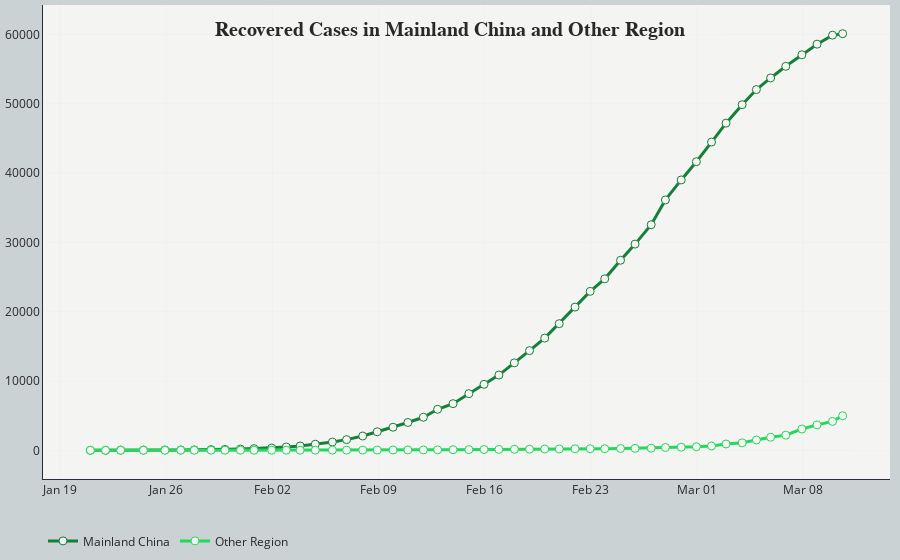

Here is the notebook cell this chart was saved with:
### Code cell
# Line plot for recovered cases
# Set up tick scale based on confirmed case number
tickList = list(np.arange(0, df_recovered['Mainland China'].max()+10000, 10000))

# Create empty figure canvas
fig_recovered = go.Figure()
# Add trace to the figure
fig_recovered.add_trace(go.Scatter(x=df_recovered['Date'], y=df_recovered['Mainland China'],
                                   mode='lines+markers',
                                   name='Mainland China',
                                   line=dict(color='#168038', width=3),
                                   marker=dict(size=8, color='#f4f4f2',
                                               line=dict(width=1,color='#168038')),
                                   text=[datetime.strftime(d, '%b %d %Y AEDT') for d in df_recovered['Date']],
                                   hovertext=['Mainland China recovered<br>{:,d} cases<br>'.format(i) for i in df_recovered['Mainland China']],
                                   hovertemplate='<b>%{text}</b><br></br>'+
                                                 '%{hovertext}'+
                                                 '<extra></extra>'))
fig_recovered.add_trace(go.Scatter(x=df_recovered['Date'], y=df_recovered['Other locations'],
                                   mode='lines+markers',
                                   name='Other Region',
                                   line=dict(color='#25d75d', width=3),
                                   marker=dict(size=8, color='#f4f4f2',
                                               line=dict(width=1,color='#25d75d')),
                                   text=[datetime.strftime(d, '%b %d %Y AEDT') for d in df_recovered['Date']],
                                   hovertext=['Other locations recovered<br>{:,d} cases<br>'.format(i) for i in df_recovered['Other locations']],
                                   hovertemplate='<b>%{text}</b><br></br>'+
                                                 '%{hovertext}'+
                                                 '<extra></extra>'))
# Customise layout
fig_recovered.update_layout(
    title=dict(
       text="<b>Recovered Cases in Mainland China and Other Region<b>",
       y=0.96, x=0.5, xanchor='center', yanchor='top',
       font=dict(size=20, color="#292929", family="Playfair Display")
    ),
    margin=go.layout.Margin(
        l=10,
        r=10,
        b=10,
        t=5,
        pad=0
    ),
    yaxis=dict(
        showline=True, linecolor='#272e3e',
        zeroline=False,
        gridcolor='#cbd2d3',
        gridwidth = .1,
        tickmode='array',
        # Set tick range based on the maximum number
        tickvals=tickList,
        # Set tick label accordingly
        ticktext=['{:.0f}'.format(i) for i in tickList]
    ),
#    yaxis_title="Total Recovered Case Number",
    xaxis=dict(
        showline=True, linecolor='#272e3e',
        gridcolor='#cbd2d3',
        gridwidth = .1,
        zeroline=False
    ),
    xaxis_tickformat='%b %d',
    hovermode = 'x',
    legend_orientation="h",
#    legend=dict(x=.35, y=-.05),
    plot_bgcolor='#f4f4f2',
    paper_bgcolor='#cbd2d3',
    font=dict(color='#292929')
)

fig_recovered.show()
pyo.plot(fig_recovered, filename='outputs/recovered_cases.html')

### Figure 1 — Plotly figure (JSON) as saved in the notebook; plotly's stock layout.template omitted (floating-point values rounded to 4 significant figures)
{"data": [{"hovertemplate": "<b>%{text}</b><br></br>%{hovertext}<extra></extra>", "hovertext": ["Mainland China recovered<br>60,096 cases<br>", "Mainland China recovered<br>59,884 cases<br>", "Mainland China recovered<br>58,587 cases<br>", "Mainland China recovered<br>57,053 cases<br>", "Mainland China recovered<br>55,392 cases<br>", "Mainland China recovered<br>53,714 cases<br>", "Mainland China recovered<br>52,034 cases<br>", "Mainland China recovered<br>49,853 cases<br>", "Mainland China recovered<br>47,192 cases<br>", "Mainland China recovered<br>44,463 cases<br>", "Mainland China recovered<br>41,633 cases<br>", "Mainland China recovered<br>39,000 cases<br>", "Mainland China recovered<br>36,116 cases<br>", "Mainland China recovered<br>32,537 cases<br>", "Mainland China recovered<br>29,746 cases<br>", "Mainland China recovered<br>27,417 cases<br>", "Mainland China recovered<br>24,735 cases<br>", "Mainland China recovered<br>22,929 cases<br>", "Mainland China recovered<br>20,660 cases<br>", "Mainland China recovered<br>18,265 cases<br>", "Mainland China recovered<br>16,178 cases<br>", "Mainland China recovered<br>14,377 cases<br>", "Mainland China recovered<br>12,615 cases<br>", "Mainland China recovered<br>10,854 cases<br>", "Mainland China recovered<br>9,516 cases<br>", "Mainland China recovered<br>8,168 cases<br>", "Mainland China recovered<br>6,728 cases<br>", "Mainland China recovered<br>5,918 cases<br>", "Mainland China recovered<br>4,768 cases<br>", "Mainland China recovered<br>4,014 cases<br>", "Mainland China recovered<br>3,328 cases<br>", "Mainland China recovered<br>2,673 cases<br>", "Mainland China recovered<br>2,062 cases<br>", "Mainland China recovered<br>1,537 cases<br>", "Mainland China recovered<br>1,189 cases<br>", "Mainland China recovered<br>882 cases<br>", "Mainland China recovered<br>624 cases<br>", "Mainland China recovered<br>477 cases<br>", "Mainland China recovered<br>331 cases<br>", "Mainland China recovered<br>242 cases<br>", "Mainland China recovered<br>179 cases<br>", "Mainland China recovered<br>127 cases<br>", "Mainland China recovered<br>104 cases<br>", "Mainland China recovered<br>60 cases<br>", "Mainland China recovered<br>51 cases<br>", "Mainland China recovered<br>49 cases<br>", "Mainland China recovered<br>36 cases<br>", "Mainland China recovered<br>30 cases<br>", "Mainland China recovered<br>0 cases<br>", "Mainland China recovered<br>0 cases<br>"], "line": {"color": "#168038", "width": 3}, "marker": {"color": "#f4f4f2", "line": {"color": "#168038", "width": 1}, "size": 8}, "mode": "lines+markers", "name": "Mainland China", "text": ["Mar 10 2020 AEDT", "Mar 09 2020 AEDT", "Mar 08 2020 AEDT", "Mar 07 2020 AEDT", "Mar 06 2020 AEDT", "Mar 05 2020 AEDT", "Mar 04 2020 AEDT", "Mar 03 2020 AEDT", "Mar 02 2020 AEDT", "Mar 01 2020 AEDT", "Feb 29 2020 AEDT", "Feb 28 2020 AEDT", "Feb 27 2020 AEDT", "Feb 26 2020 AEDT", "Feb 25 2020 AEDT", "Feb 24 2020 AEDT", "Feb 23 2020 AEDT", "Feb 22 2020 AEDT", "Feb 21 2020 AEDT", "Feb 20 2020 AEDT", "Feb 19 2020 AEDT", "Feb 18 2020 AEDT", "Feb 17 2020 AEDT", "Feb 16 2020 AEDT", "Feb 15 2020 AEDT", "Feb 14 2020 AEDT", "Feb 13 2020 AEDT", "Feb 12 2020 AEDT", "Feb 11 2020 AEDT", "Feb 10 2020 AEDT", "Feb 09 2020 AEDT", "Feb 08 2020 AEDT", "Feb 07 2020 AEDT", "Feb 06 2020 AEDT", "Feb 05 2020 AEDT", "Feb 04 2020 AEDT", "Feb 03 2020 AEDT", "Feb 02 2020 AEDT", "Feb 01 2020 AEDT", "Jan 31 2020 AEDT", "Jan 30 2020 AEDT", "Jan 29 2020 AEDT", "Jan 28 2020 AEDT", "Jan 27 2020 AEDT", "Jan 26 2020 AEDT", "Jan 25 2020 AEDT", "Jan 24 2020 AEDT", "Jan 23 2020 AEDT", "Jan 22 2020 AEDT", "Jan 21 2020 AEDT"], "type": "scatter", "x": ["2020-03-10T14:30:00", "2020-03-09T22:30:00", "2020-03-08T22:00:00", "2020-03-07T22:00:00", "2020-03-06T20:30:00", "2020-03-05T20:30:00", "2020-03-04T22:00:00", "2020-03-03T23:30:00", "2020-03-02T22:00:00", "2020-03-01T23:00:00", "2020-02-29T23:00:00", "2020-02-28T23:00:00", "2020-02-27T22:00:00", "2020-02-26T23:30:00", "2020-02-25T22:00:00", "2020-02-24T23:00:00", "2020-02-23T22:00:00", "2020-02-22T23:00:00", "2020-02-21T23:00:00", "2020-02-20T22:00:00", "2020-02-19T23:00:00", "2020-02-18T23:00:00", "2020-02-17T23:00:00", "2020-02-16T22:30:00", "2020-02-15T23:00:00", "2020-02-14T23:00:00", "2020-02-13T22:00:00", "2020-02-12T21:30:00", "2020-02-11T23:00:00", "2020-02-10T22:30:00", "2020-02-09T23:00:00", "2020-02-08T22:00:00", "2020-02-07T23:00:00", "2020-02-06T21:30:00", "2020-02-05T23:00:00", "2020-02-04T20:00:00", "2020-02-03T20:00:00", "2020-02-02T22:00:00", "2020-02-01T23:00:00", "2020-01-31T19:00:00", "2020-01-30T21:30:00", "2020-01-29T21:00:00", "2020-01-28T23:00:00", "2020-01-27T20:30:00", "2020-01-26T23:00:00", "2020-01-25T22:00:00", "2020-01-24T12:00:00", "2020-01-23T00:00:00", "2020-01-22T00:00:00", "2020-01-21T00:00:00"], "y": [60096, 59884, 58587, 57053, 55392, 53714, 52034, 49853, 47192, 44463, 41633, 39000, 36116, 32537, 29746, 27417, 24735, 22929, 20660, 18265, 16178, 14377, 12615, 10854, 9516, 8168, 6728, 5918, 4768, 4014, 3328, 2673, 2062, 1537, 1189, 882, 624, 477, 331, 242, 179, 127, 104, 60, 51, 49, 36, 30, 0, 0]}, {"hovertemplate": "<b>%{text}</b><br></br>%{hovertext}<extra></extra>", "hovertext": ["Other locations recovered<br>4,982 cases<br>", "Other locations recovered<br>4,168 cases<br>", "Other locations recovered<br>3,669 cases<br>", "Other locations recovered<br>3,068 cases<br>", "Other locations recovered<br>2,184 cases<br>", "Other locations recovered<br>1,880 cases<br>", "Other locations recovered<br>1,483 cases<br>", "Other locations recovered<br>1,079 cases<br>", "Other locations recovered<br>913 cases<br>", "Other locations recovered<br>626 cases<br>", "Other locations recovered<br>517 cases<br>", "Other locations recovered<br>449 cases<br>", "Other locations recovered<br>408 cases<br>", "Other locations recovered<br>303 cases<br>", "Other locations recovered<br>281 cases<br>", "Other locations recovered<br>264 cases<br>", "Other locations recovered<br>230 cases<br>", "Other locations recovered<br>225 cases<br>", "Other locations recovered<br>214 cases<br>", "Other locations recovered<br>196 cases<br>", "Other locations recovered<br>183 cases<br>", "Other locations recovered<br>165 cases<br>", "Other locations recovered<br>145 cases<br>", "Other locations recovered<br>126 cases<br>", "Other locations recovered<br>116 cases<br>", "Other locations recovered<br>98 cases<br>", "Other locations recovered<br>86 cases<br>", "Other locations recovered<br>68 cases<br>", "Other locations recovered<br>57 cases<br>", "Other locations recovered<br>49 cases<br>", "Other locations recovered<br>43 cases<br>", "Other locations recovered<br>34 cases<br>", "Other locations recovered<br>31 cases<br>", "Other locations recovered<br>22 cases<br>", "Other locations recovered<br>20 cases<br>", "Other locations recovered<br>17 cases<br>", "Other locations recovered<br>13 cases<br>", "Other locations recovered<br>11 cases<br>", "Other locations recovered<br>10 cases<br>", "Other locations recovered<br>10 cases<br>", "Other locations recovered<br>8 cases<br>", "Other locations recovered<br>6 cases<br>", "Other locations recovered<br>6 cases<br>", "Other locations recovered<br>3 cases<br>", "Other locations recovered<br>3 cases<br>", "Other locations recovered<br>0 cases<br>", "Other locations recovered<br>0 cases<br>", "Other locations recovered<br>0 cases<br>", "Other locations recovered<br>0 cases<br>", "Other locations recovered<br>0 cases<br>"], "line": {"color": "#25d75d", "width": 3}, "marker": {"color": "#f4f4f2", "line": {"color": "#25d75d", "width": 1}, "size": 8}, "mode": "lines+markers", "name": "Other Region", "text": ["Mar 10 2020 AEDT", "Mar 09 2020 AEDT", "Mar 08 2020 AEDT", "Mar 07 2020 AEDT", "Mar 06 2020 AEDT", "Mar 05 2020 AEDT", "Mar 04 2020 AEDT", "Mar 03 2020 AEDT", "Mar 02 2020 AEDT", "Mar 01 2020 AEDT", "Feb 29 2020 AEDT", "Feb 28 2020 AEDT", "Feb 27 2020 AEDT", "Feb 26 2020 AEDT", "Feb 25 2020 AEDT", "Feb 24 2020 AEDT", "Feb 23 2020 AEDT", "Feb 22 2020 AEDT", "Feb 21 2020 AEDT", "Feb 20 2020 AEDT", "Feb 19 2020 AEDT", "Feb 18 2020 AEDT", "Feb 17 2020 AEDT", "Feb 16 2020 AEDT", "Feb 15 2020 AEDT", "Feb 14 2020 AEDT", "Feb 13 2020 AEDT", "Feb 12 2020 AEDT", "Feb 11 2020 AEDT", "Feb 10 2020 AEDT", "Feb 09 2020 AEDT", "Feb 08 2020 AEDT", "Feb 07 2020 AEDT", "Feb 06 2020 AEDT", "Feb 05 2020 AEDT", "Feb 04 2020 AEDT", "Feb 03 2020 AEDT", "Feb 02 2020 AEDT", "Feb 01 2020 AEDT", "Jan 31 2020 AEDT", "Jan 30 2020 AEDT", "Jan 29 2020 AEDT", "Jan 28 2020 AEDT", "Jan 27 2020 AEDT", "Jan 26 2020 AEDT", "Jan 25 2020 AEDT", "Jan 24 2020 AEDT", "Jan 23 2020 AEDT", "Jan 22 2020 AEDT", "Jan 21 2020 AEDT"], "type": "scatter", "x": ["2020-03-10T14:30:00", "2020-03-09T22:30:00", "2020-03-08T22:00:00", "2020-03-07T22:00:00", "2020-03-06T20:30:00", "2020-03-05T20:30:00", "2020-03-04T22:00:00", "2020-03-03T23:30:00", "2020-03-02T22:00:00", "2020-03-01T23:00:00", "2020-02-29T23:00:00", "2020-02-28T23:00:00", "2020-02-27T22:00:00", "2020-02-26T23:30:00", "2020-02-25T22:00:00", "2020-02-24T23:00:00", "2020-02-23T22:00:00", "2020-02-22T23:00:00", "2020-02-21T23:00:00", "2020-02-20T22:00:00", "2020-02-19T23:00:00", "2020-02-18T23:00:00", "2020-02-17T23:00:00", "2020-02-16T22:30:00", "2020-02-15T23:00:00", "2020-02-14T23:00:00", "2020-02-13T22:00:00", "2020-02-12T21:30:00", "2020-02-11T23:00:00", "2020-02-10T22:30:00", "2020-02-09T23:00:00", "2020-02-08T22:00:00", "2020-02-07T23:00:00", "2020-02-06T21:30:00", "2020-02-05T23:00:00", "2020-02-04T20:00:00", "2020-02-03T20:00:00", "2020-02-02T22:00:00", "2020-02-01T23:00:00", "2020-01-31T19:00:00", "2020-01-30T21:30:00", "2020-01-29T21:00:00", "2020-01-28T23:00:00", "2020-01-27T20:30:00", "2020-01-26T23:00:00", "2020-01-25T22:00:00", "2020-01-24T12:00:00", "2020-01-23T00:00:00", "2020-01-22T00:00:00", "2020-01-21T00:00:00"], "y": [4982, 4168, 3669, 3068, 2184, 1880, 1483, 1079, 913, 626, 517, 449, 408, 303, 281, 264, 230, 225, 214, 196, 183, 165, 145, 126, 116, 98, 86, 68, 57, 49, 43, 34, 31, 22, 20, 17, 13, 11, 10, 10, 8, 6, 6, 3, 3, 0, 0, 0, 0, 0]}], "layout": {"font": {"color": "#292929"}, "hovermode": "x", "legend": {"orientation": "h"}, "margin": {"b": 10, "l": 10, "pad": 0, "r": 10, "t": 5}, "paper_bgcolor": "#cbd2d3", "plot_bgcolor": "#f4f4f2", "title": {"font": {"color": "#292929", "family": "Playfair Display", "size": 20}, "text": "<b>Recovered Cases in Mainland China and Other Region<b>", "x": 0.5, "xanchor": "center", "y": 0.96, "yanchor": "top"}, "xaxis": {"gridcolor": "#cbd2d3", "gridwidth": 0.1, "linecolor": "#272e3e", "showline": true, "tickformat": "%b %d", "zeroline": false}, "yaxis": {"gridcolor": "#cbd2d3", "gridwidth": 0.1, "linecolor": "#272e3e", "showline": true, "tickmode": "array", "ticktext": ["0", "10000", "20000", "30000", "40000", "50000", "60000", "70000"], "tickvals": [0, 10000, 20000, 30000, 40000, 50000, 60000, 70000], "zeroline": false}}}
